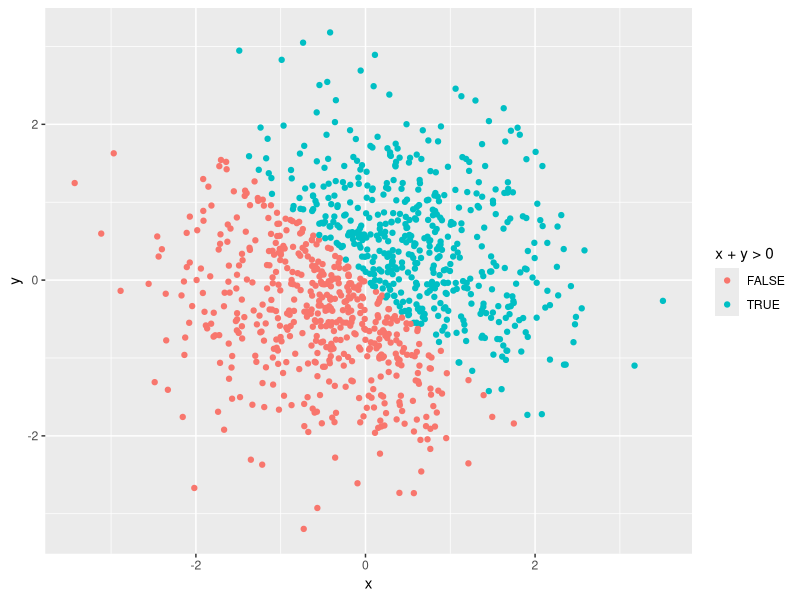
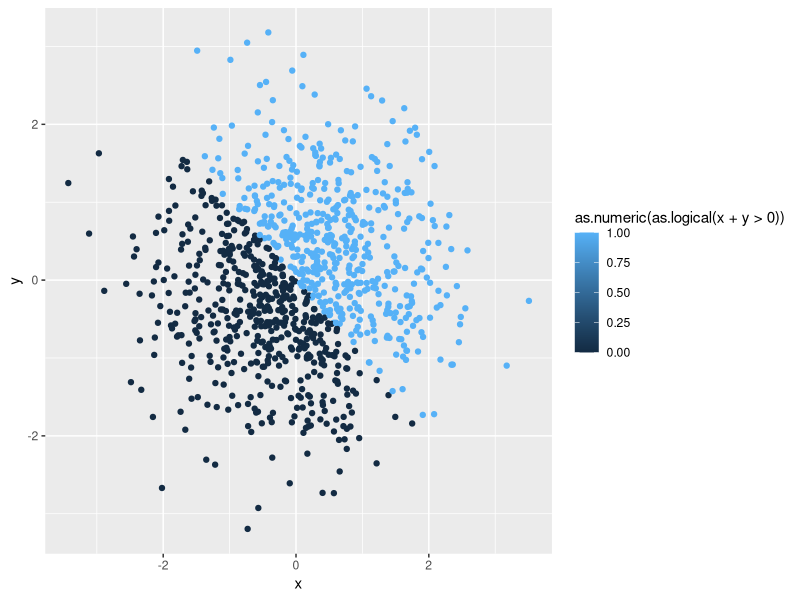
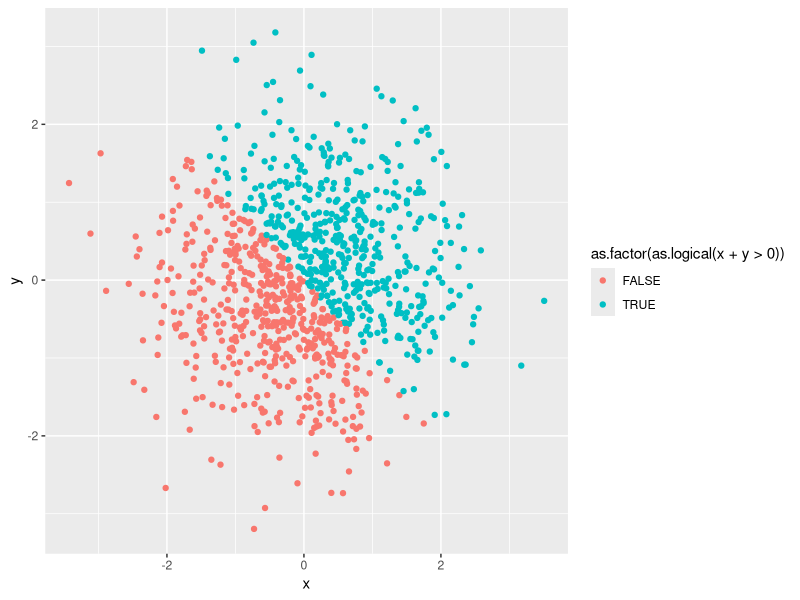

Generate these figures, in order, with R:
## ---- chunk 1
knitr::opts_chunk$set(echo = TRUE)
library(tidyverse)
## ---- chunk 2
## A random sample of size 10 from a uniform [0,5] distribution
x = runif(10, min = 0, max = 5)
x
  
## A logical vector indicating whether elements of the sample are greater than 2
x > 2

## A (length-10) character vector
food <- c("I", "am", "very", "hungry", "would", "you", "like", "to", "go", "eat")

## A (length-10) factor vector
size <- c("Small", "Large", "Medium", "Medium", "Medium", "Large", "Small", "Large", "Large", "Medium")

## Creating a data frame comprised of the variables above
homework_df = tibble(
  vec_char = c("I", "am", "very", "hungry", "would", "you", "like", "to", "go", "eat"),
  vec_logical = c(x > 2),
  vec_factor = factor(c("Small", "Large", "Medium", "Medium", "Medium", "Large", "Small", "Large", "Large", "Medium"))
)

homework_df
## ---- chunk 3
## Mean of logical vector 
mean(x > 2)

## Mean of character vector
mean(food)

## Mean of factor vector
mean(size)

## Out of the 3 variables, only the logical vector was able to produce a mean (0.6). It did not work for character and factor vector because both are not numeric or logical. 
## ---- chunk 4
## Applying as.numeric function to logical, character, and factor variables
as.numeric(as.factor(size))

as.numeric(as.character(food))

as.numeric(as.logical(x > 2))
## ---- chunk 5
## Converting character variable from character to factor to numeric
as.numeric(as.factor(food))

## Converting factor variable from factor to character to numeric
as.numeric(as.character(size))

## When I tried to convert character variable from character to factor to numeric, I was able to make the conversion and the output was numeric. However, when I tried converting factor variable from factor to character to numeric, the output was all NA.
## ---- chunk 6
## Creating a data frame 
plot_df = tibble(
  x = rnorm(1000),
  y = rnorm(1000),
  x + y > 0,
  as.numeric(as.logical(x + y > 0)),
  as.factor(as.logical(x + y > 0))
)
plot_df
## ---- chunk 7
## Scatterplot of y vs x (using the logical variable)
ggplot(plot_df, aes(x = x, y = y)) + geom_point(aes(color = x + y > 0))

## Scatterplot of y vs x (using the numeric variable)
ggplot(plot_df, aes(x = x, y = y)) + geom_point(aes(color = as.numeric(as.logical(x + y > 0))))

## Scatterplot of y vs x (using the factor variable)
ggplot(plot_df, aes(x = x, y = y)) + geom_point(aes(color = as.factor(as.logical(x + y > 0))))

## The color scale for the first scatterplot using logical variable and the third scatterplot using factor variable consisted of two contrasting colors (red and blue) representing "true" or "false". The color scale for the second scatterplot using numeric variable, consisted of a blue gradient corresponding to values from 0.00 to 1.00.  
